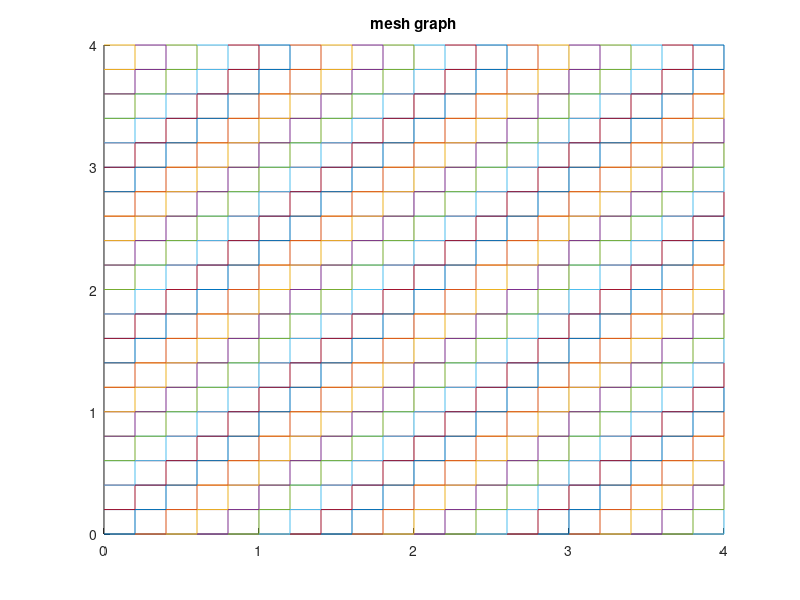
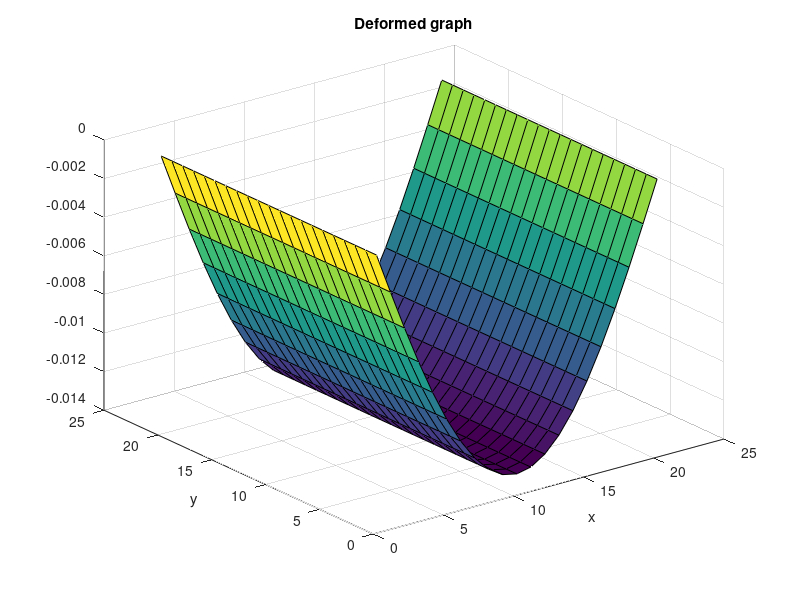

The MATLAB source for these figures, in order:
% =====================================================================
% ---   Example of Finite Element Method for a thin plate ---
% Solves a rectangular plate with vertical normal load
% using cuadrilateral plate elements.
% working on GNU Octave v. 3.6.4
% @ Copyleft, license - Feb-2014 - J.M. Perez Zerpa, P. Castrillo
%
% Instituto de Estructuras y Transporte
% Universidad de la Republica
% Montevideo, Uruguay
% ----------------------------------------------------------------------

clc, clear all, close all,

% ====================   Parameters   =====================


% --- Material parameters ------
E   = 3004160  ; % Young modulus
nu  = 0.0   ;    % Poisson coeficient


% --- Geometrical parameters ---
L   = [ 4 4 ]' ;  % L = [ length in dimension "x", length dimension "y"]
t   = 0.1   ;     % thickness


% --- Mesh parameteres ---
nx  = 20  ;                    % # divisions in direction "x"

ny      = ceil(L(2)/L(1)*nx)   ;  % # divisions in direction "y"

nel     = [ nx ny ]' ;
nnos    = nel + 1          ;  % # of nodes in each direction
nnostot = nnos(1)*nnos(2)  ;  % # of total nodes

% --- Load and boundary conditions -----
q   =  -1 ;  % Distributed load on surface
% Boundary conditions:  0 free 1 displacement fixed 2 displacement and rotation fixed
CondSouth = 1 ;
CondNorth = 1 ;
CondWest  = 0 ;
CondEast  = 0 ;

% --- Nodes coordinates ---
lins1   = linspace( 0 , L(1) , nnos(1) )';
lins2   = linspace( 0 , L(2) , nnos(2) )';

% ====================================================


% ================= Process =================

% --- nodes coordinates matrix ---
coordnodes = [] ;  
for i = 1:nnos(2) 
  coordnodes( ( (nnos(1) * (i-1) + 1) : nnos(1)*i ) ,:) = [ lins1 lins2(i)*ones(nnos(1),1) ] ;
end

% ---- Conectivity matrix ---
Mcon = []; %
for j = 1:nel(2)
  for i = 1:nel(1)
    intri = (i-1)+1+(j-1)*nel(1);
    Mcon( intri , : ) = [(j-1)*nnos(1)+i    (j-1)*nnos(1)+i+1   j*nnos(1)+i+1   j*nnos(1)+i] ;
  end
end

% --- Degrees of freedom ---
NodesSouth  = ( 1:nnos(1) )' ;
NodesEast   = ( nnos(1):nnos(1):nnostot )' ;
NodesNorth  = ( nnos(1)*ny+1:nnostot    )' ;
NodesWest   = ( 1:nnos(1):nnos(1)*ny+1  )' ;

flagfuerzapuntual = 0 ;

% fixed degrees of freedom 
Gradlibfijab=[] ;
%
for i=1:length(NodesSouth)
  switch CondSouth
  case 1
    Gradlibfijab = [ Gradlibfijab  3*NodesSouth(i)-2  3*NodesSouth(i)-1                  ] ;
    %~ Gradlibfijab = [ Gradlibfijab  3*NodesSouth(i)-2   ] ;
  case 2
    Gradlibfijab = [ Gradlibfijab  3*NodesSouth(i)-2  3*NodesSouth(i)-1  3*NodesSouth(i) ] ;
  end
end

Gradlibfijder=[] ;
%
for i=1:length(NodesEast)
  switch CondEast
  case 1
    Gradlibfijder = [ Gradlibfijder  3*NodesEast(i)-2                   3*NodesEast(i) ];
  case 2
    Gradlibfijder = [ Gradlibfijder  3*NodesEast(i)-2  3*NodesEast(i)-1 3*NodesEast(i) ] ;
  end
end

Gradlibfijarr=[] ;
%
for i=1:length(NodesNorth)
  switch CondNorth
  case 1
    Gradlibfijarr = [ Gradlibfijarr  3*NodesNorth(i)-2  3*NodesNorth(i)-1  ] ;
    %~ Gradlibfijarr = [ Gradlibfijarr  3*NodesNorth(i)-2    ] ;
  case 2
    Gradlibfijarr = [ Gradlibfijarr  3*NodesNorth(i)-2  3*NodesNorth(i)-1  3*NodesNorth(i) ];
  end
end

Gradlibfijizq=[] ;
%
for i=1:length(NodesWest)
  switch CondWest
  case 1
    Gradlibfijizq=[Gradlibfijizq 3*NodesWest(i)-2                    3*NodesWest(i)  ] ;
  case 2
    Gradlibfijizq=[Gradlibfijizq 3*NodesWest(i)-2  3*NodesWest(i)-1  3*NodesWest(i) ] ;
  end
end

% fixed degrees of freedom
Gradlibfij = [Gradlibfijab   Gradlibfijder   Gradlibfijarr Gradlibfijizq];
Gradlibfij = unique(Gradlibfij) ;

Gradlibfij

%~ stop


% free degrees of freedom
Gradliblib = 1:3*nnostot ;

% center of the plate node
nodomedio = floor(nnostot/2) +1;
% center of the plate dof
gdlwmedio = nodomedio * 3 - 2 ; 

Gradliblib (Gradlibfij) = [];

% --- Build Elements coordinates vectors
neltotal = nel(1)*nel(2); % total # of elements
for i = 1:neltotal
    Xel(:,i) = (coordnodes( Mcon(i,:) , 1 )) ; 
    Yel(:,i) = (coordnodes( Mcon(i,:) , 2 )) ; 
end

% ------------------   Stiffness matrix   ---------------------

D  = E * t^3 / ( 12 * (1-nu^2) )
KG = sparse( 3*nnostot,3*nnostot);

a  = L(1) / ( nel(1) * 2 ) ;
b  = L(2) / ( nel(2) * 2 ) ;

Ke1 = b / ( 6 * a^3 )  * ...
  [ 6         6*a     0    -6      6*a       0    -3       3*a     0     3      3*a       0  ;
    6*a       8*a^2   0   -6*a     4*a^2     0   -3*a     2*a^2    0    3*a     4*a^2     0  ;
    0          0      0     0       0        0     0        0      0     0       0        0  ;
    -6       -6*a     0     6     -6*a       0     3      -3*a     0    -3     -3*a       0  ;
    6*a      4*a^2    0   -6*a     8*a^2     0   -3*a     4*a^2    0    3*a     2*a^2     0  ;
    0         0       0     0       0        0     0        0      0     0       0        0  ;
    -3      -3*a      0     3     -3*a       0     6     -6*a      0    -6     -6*a       0  ;
    3*a      2*a^2    0   -3*a     4*a^2     0   -6*a     8*a^2    0    6*a    4*a^2      0  ;
    0         0       0     0       0        0     0        0      0     0       0        0  ;
    3        3*a      0    -3      3*a       0    -6       6*a     0     6      6*a       0  ;
    3*a     4*a^2     0   -3*a     2*a^2     0   -6*a      4*a^2   0    6*a     8*a^2     0  ;
    0         0       0     0       0        0     0        0      0     0       0        0 ] ;

Ke2 = a / (6*b^3) * ...
  [ 6       0      6*b       3    0    3*b        -3       0      3*b     -6      0     6*b;
    0       0       0        0    0    0           0       0        0      0      0         0;
	  6*b     0      8*b^2     3*b  0    4*b^2      -3*b     0    2*b^2     -6*b    0     4*b^2;
 	  3       0      3*b       6    0    6*b       -6        0       6*b     -3     0      3*b;
	  0       0       0        0    0     0         0        0          0     0     0       0;
	  3*b     0      4*b^2    6*b   0     8*b^2    -6*b      0       4*b^2   -3*b   0     2*b^2;
	  -3      0     -3*b      -6    0    -6*b       6        0      -6*b     3      0     -3*b;
	  0       0       0        0    0    0          0        0       0       0      0       0;
	  3*b     0      2*b^2     6*b  0    4*b^2    -6*b       0       8*b^2   -3*b   0      4*b^2;
	  -6      0     -6*b      -3    0    -3*b       3        0       -3*b    6      0     -6*b;
	  0       0       0        0    0     0         0        0       0       0      0        0;
	  6*b     0      4*b^2    3*b   0     2*b^2    -3*b      0      4*b^2    -6*b   0     8*b^2 ];

Ke3 = nu / (2*a*b) * ...
  [ 1         a              b              -1     0            -b           1      0          0         -1       -a     0;
     a         0            2*a*b      0      0            0             0      0         0        -a        0      0;
     b         2*a*b       0            -b     0             0           0      0         0          0        0      0;
    -1       0              -b           1     -a            b           -1      a         0         1       0      0;
     0         0                0         -a     0          -2*a*b    a       0          0         0       0      0;
    -b        0               0           b    -2*a*b    0            0      0          0          0       0       0;
 	   1          0               0          -1     a             0            1     -a        -b        -1      0      b;
	   0          0               0           a       0             0          -a     0         2*a*b   0       0       0;
	   0           0              0           0      0            0           -b    2*a*b  0           b       0       0;
	  -1        -a              0           1      0            0            -1    0          b          1       a      -b;
	  -a        0               0           0      0             0            0      0          0         a       0        -2*a*b;
	   0         0              0           0      0            0            b      0          0        -b     -2*a*b    0];


Ke4 = (1-nu)/ (30*a*b) * ...
  [ 21       3*a        3*b     -21        3*a          -3*b         21          -3*a         -3*b        -21        -3*a          3*b;
    3*a      8*a^2      0       -3*a      -2*a^2       0            3*a         2*a^2        0           -3*a      -8*a^2       0;
    3*b      0          8*b^2   -3*b       0          -8*b^2     3*b          0	         2*b^2    -3*b       0             -2*b^2;
    -21      -3*a      -3*b	      21      -3*a          3*b         -21          3*a           3*b         21         3*a           -3*b;
    3*a      -2*a^2     0        -3*a      8*a^2       0             3*a       -8*a^2         0          -3*a       2*a^2       0;
    -3*b     0         -8*b^2     3*b      0              8*b^2    -3*b          0            -2*b^2    3*b       0               2*b^2;
    21       3*a       3*b       -21       3*a        -3*b          21           -3*a          -3*b       -21        -3*a            3*b;
    -3*a     2*a^2      0         3*a     -8*a^2        0            -3*a            8*a^2        0           3*a       -2*a^2       0;
    -3*b     0          2*b^2     3*b      0           -2*b^2	     -3*b        0              8*b^2    3*b          0               -8*b^2;
    -21      -3*a      -3*b       21      -3*a         3*b          -21         3*a            3*b        21            3*a           -3*b;
    -3*a    -8*a^2     0          3*a      2*a^2        0            -3*a     -2*a^2         0           3*a          8*a^2          0;
    3*b      0         -2*b^2    -3*b       0          2*b^2       3*b        0            -8*b^2      -3*b             0                 8*b^2 ] ;


Ke = D * (Ke1 + Ke2 + Ke3 + Ke4 ) ;

[v,d] = eig( Ke )    ;
vall = sort(diag(d)) ;
valorespropiosmaschicos = vall(1:3)

for i=1:neltotal
  gdl = [];
  for j=1:4
    gdl = [ gdl  Mcon(i,j)*3-2 Mcon(i,j)*3-1 Mcon(i,j)*3 ] ;
  end
  KG( gdl , gdl ) = KG( gdl , gdl ) + Ke ;
end


% -----------  Nodal forces vector  -------------

qelem = 4*q*a*b* [1/4   a/12   b/12   1/4   -a/12    b/12   1/4   -a/12   -b/12   1/4   a/12   -b/12 ]' ;
qtot  = zeros(3*nnostot,1);
for i=1:neltotal
  gdl = [];
    for j=1:4
      gdl = [ gdl Mcon(i,j)*3-2 Mcon(i,j)*3-1 Mcon(i,j)*3];
    end
  %
  qtot( gdl ) = qtot( gdl ) + qelem;   
end

% --- if the flag is 1 then a load is added at the center point ---
if flagfuerzapuntual == 1 
  gdlwmedio         = nodomedio * 3 - 2 ;
  qtot( gdlwmedio ) = qtot( gdlwmedio )  - 1 ;
end

KGu = KG ( Gradliblib , Gradliblib ) ;

qtotlib = qtot;
qtotlib( Gradlibfij ) = [] ;   

u     = KGu\qtotlib ;

U = zeros( 3 * nnostot , 1 ) ; 

U(Gradliblib) = u ; 

Vz    = U( 1 : 3 : 3*nnostot-2 ) ;
Titax = U( 2 : 3 : 3*nnostot-1 ) ;
Titay = U( 3 : 3 : 3*nnostot   ) ;

flechmaxnum = min(Vz) 
flechmaxteo = 0.322*q/D
errorrelflemax = ( flechmaxnum - flechmaxteo ) / flechmaxteo 

KGr = KG ( Gradlibfij , Gradliblib ) ;

Rfij = KGr * u ;

R = zeros( 3*nnostot , 1 ) + qtot ;
R(Gradlibfij) = Rfij ;    

fuerzaapoyo = R( gdlwmedio ) 

Fz = R( 1 : 3 : 3*nnostot-2 ) ;
Mx = R( 2 : 3 : 3*nnostot-1 ) ;
My = R( 3 : 3 : 3*nnostot   ) ;

% converts the vector displacements to a matrix
MatVz = zeros( nnos(1) , nnos(2) ) ;

for j=1:nnos(2)
  MatVz( 1:nnos(1) , j ) = Vz( ((j-1)*nnos(1)+1):(j*nnos(1)) ) ;
end
% ======================================================================



% ========================== Plotings ==================================

% mesh graph
figure
hold on, grid on
for i=1:neltotal
  plot( coordnodes( Mcon(i,:) , 1) , coordnodes( Mcon(i,:) , 2) )
end
title('mesh graph')

% deformed graph
figure
surf(MatVz)
title('Deformed graph')
xlabel('x'), ylabel('y')

% =========================================================================
